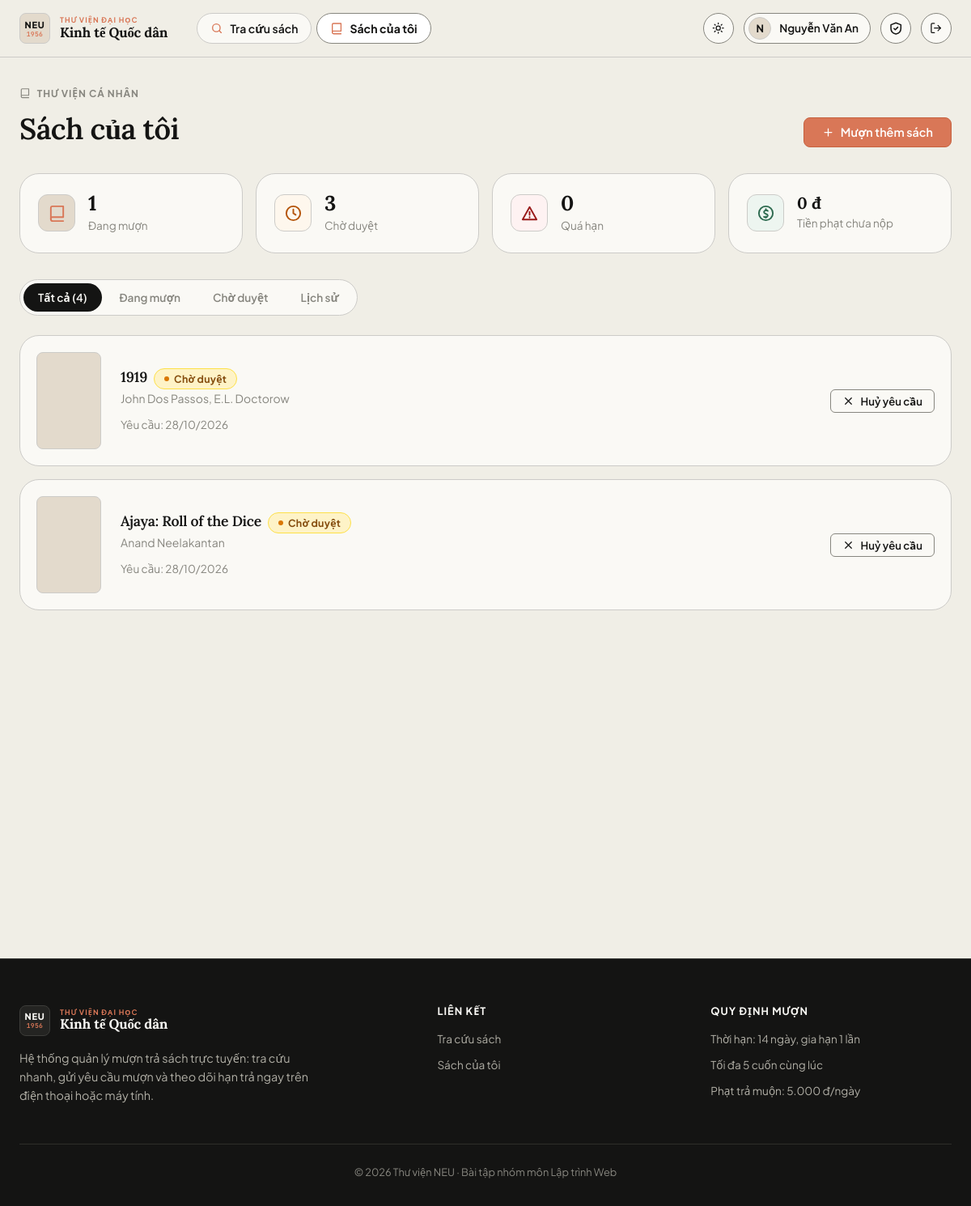
The app's page /my/loans (signed in) with its own data.
### app/models.py (models this page shows, shortened)
class User(UserMixin, db.Model):
    id = db.Column(db.Integer, primary_key=True)
    username = db.Column(db.String(50), unique=True, nullable=False, index=True)
    email = db.Column(db.String(120), unique=True, nullable=False)
    full_name = db.Column(db.String(100), nullable=False)
    student_code = db.Column(db.String(30))
    password_hash = db.Column(db.String(255), nullable=False)
    role = db.Column(db.String(20), nullable=False, default=ROLE_READER)
    active = db.Column(db.Boolean, nullable=False, default=True)
    created_at = db.Column(db.DateTime, default=datetime.now)
    loans = db.relationship("Loan", foreign_keys="Loan.user_id", back_populates="user")
    @property
    def is_active(self):  # Flask-Login: tài khoản bị khoá không đăng nhập được
        return self.active
    @property
    def is_admin(self):
        return self.role == ROLE_ADMIN

class Loan(db.Model):
    id = db.Column(db.Integer, primary_key=True)
    user_id = db.Column(db.Integer, db.ForeignKey("user.id"), nullable=False)
    book_id = db.Column(db.Integer, db.ForeignKey("book.id"), nullable=False)
    status = db.Column(db.String(20), nullable=False, default=LOAN_PENDING, index=True)
    requested_at = db.Column(db.DateTime, default=datetime.now)
    approved_at = db.Column(db.DateTime)
    due_date = db.Column(db.Date)
    returned_at = db.Column(db.DateTime)
    renew_count = db.Column(db.Integer, default=0)
    fine_amount = db.Column(db.Integer, default=0)
    fine_paid = db.Column(db.Boolean, default=False)
    note = db.Column(db.String(255))
    processed_by = db.Column(db.Integer, db.ForeignKey("user.id"))
    user = db.relationship("User", foreign_keys=[user_id], back_populates="loans")
    book = db.relationship("Book", back_populates="loans")
    processor = db.relationship("User", foreign_keys=[processed_by])
    @property
    def is_overdue(self):
        return self.status == LOAN_BORROWING and self.due_date and date.today() > self.due_date
    @property
    def overdue_days(self):
        if self.is_overdue:
            return (date.today() - self.due_date).days
        return 0
    @property
    def current_fine(self):
        if self.status == LOAN_RETURNED:
            return self.fine_amount or 0
        return self.overdue_days * current_app.config["FINE_PER_DAY"]
    @property
    def status_label(self):
        if self.is_overdue:
            return ("Quá hạn", "danger")
        return STATUS_LABELS.get(self.status, (self.status, "secondary"))

class Book(db.Model):
    id = db.Column(db.Integer, primary_key=True)
    title = db.Column(db.String(200), nullable=False, index=True)
    author = db.Column(db.String(120), nullable=False)
    isbn = db.Column(db.String(20))
    publisher = db.Column(db.String(120))
    year = db.Column(db.Integer)
    description = db.Column(db.Text)
    cover_url = db.Column(db.String(500))          # URL ảnh bìa
    location = db.Column(db.String(20))            # Vị trí kệ, vd: "Tủ 03 - Ngăn 07"
    total_copies = db.Column(db.Integer, nullable=False, default=1)
    available_copies = db.Column(db.Integer, nullable=False, default=1)
    category_id = db.Column(db.Integer, db.ForeignKey("category.id"))
    category = db.relationship("Category", back_populates="books")
    loans = db.relationship("Loan", back_populates="book")

### app/blueprints/main.py (the view)
@bp.route("/my/loans")
@login_required
def my_loans():
    loans = Loan.query.filter_by(user_id=current_user.id).order_by(Loan.requested_at.desc()).all()
    return render_template("my_loans.html", loans=loans,
                           unpaid=loan_service.unpaid_fines(current_user))

### app/models.py (called while the page is built)
@login_manager.user_loader
def load_user(user_id):
    return db.session.get(User, int(user_id))

### app/services/loan_service.py (called while the page is built)
def unpaid_fines(user):
    loans = Loan.query.filter(Loan.user_id == user.id, Loan.fine_amount > 0,
                              Loan.fine_paid.is_(False)).all()
    return sum(l.fine_amount for l in loans)

### app/templates/my_loans.html (shortened to what this page needs)
{% extends "base.html" %}
{% from "macros.html" import csrf, icon, cover, status_badge, empty %}
{% block content %}
{% set n_borrow = loans|selectattr('status','equalto','borrowing')|list|length %}
{% set n_pending = loans|selectattr('status','equalto','pending')|list|length %}
{% set n_late = loans|selectattr('is_overdue')|list|length %}
<div class="page-head" data-reveal>
  <div><span class="eyebrow">{{ icon('book') }} Thư viện cá nhân</span><h1 class="mt-1">Sách của tôi</h1></div>
  <a class="btn btn-primary" href="{{ url_for('main.index') }}">{{ icon('plus') }} Mượn thêm sách</a>
</div>
<div class="summary" data-stagger>
  <div class="card sum-card" data-reveal><div class="sum-ico tone-primary">{{ icon('book') }}</div><div><b data-count="{{ n_borrow }}">{{ n_borrow }}</b><span>Đang mượn</span></div></div>
  <div class="card sum-card" data-reveal><div class="sum-ico tone-warning">{{ icon('clock') }}</div><div><b data-count="{{ n_pending }}">{{ n_pending }}</b><span>Chờ duyệt</span></div></div>
  <div class="card sum-card" data-reveal><div class="sum-ico tone-danger">{{ icon('alert') }}</div><div><b data-count="{{ n_late }}">{{ n_late }}</b><span>Quá hạn</span></div></div>
  <div class="card sum-card" data-reveal><div class="sum-ico tone-success">{{ icon('coins') }}</div><div><b style="font-size:1.25rem">{{ unpaid|vnd }}</b><span>Tiền phạt chưa nộp</span></div></div>
</div>
{% if loans %}
<div class="tabs" role="tablist">
  <button class="tab active" data-filter="all">Tất cả ({{ loans|length }})</button>
  <button class="tab" data-filter="borrowing">Đang mượn</button>
  <button class="tab" data-filter="pending">Chờ duyệt</button>
  <button class="tab" data-filter="done">Lịch sử</button>
</div>
<div class="loan-list" data-stagger>
  {% for l in loans %}
  {% set group = 'borrowing' if l.status == 'borrowing' else 'pending' if l.status == 'pending' else 'done' %}
  <article class="card loan-card" data-reveal data-group="{{ group }}"
    {% if l.status == 'borrowing' and l.due_date %}data-due="{{ l.due_date.isoformat() }}" data-start="{{ l.approved_at.isoformat() if l.approved_at }}"{% endif %}>
    {{ cover(l.book) }}
    <div class="loan-info">
      <div class="flex items-center gap-1 wrap">
        <h3><a href="{{ url_for('main.book_detail', book_id=l.book_id) }}" style="color:inherit">{{ l.book.title }}</a></h3>
        {{ status_badge(l) }}
      </div>
      <div class="muted small">{{ l.book.author }}</div>
      <div class="loan-meta">
        <span>Yêu cầu: {{ l.requested_at|dt('%d/%m/%Y') }}</span>
      </div>
    </div>
    <div class="loan-actions">
      {% if l.status == 'pending' %}
        <form method="post" action="{{ url_for('main.cancel', loan_id=l.id) }}" data-confirm="Bạn có chắc chắn muốn huỷ yêu cầu mượn cuốn “{{ l.book.title }}”?">{{ csrf() }}<button class="btn btn-ghost btn-sm">{{ icon('x') }} Huỷ yêu cầu</button></form>
      {% endif %}
    </div>
  </article>
  {% endfor %}
</div>
{% else %}
<div class="card">{{ empty('📚', 'Chưa có yêu cầu hoặc lượt mượn nào', 'Khám phá kho sách thư viện và gửi yêu cầu mượn ấn bản bạn quan tâm.') }}<div class="center" style="padding-bottom:36px"><a class="btn btn-primary" href="{{ url_for('main.index') }}">Tra cứu sách</a></div></div>
{% endif %}
{% endblock %}

### app/templates/base.html (shortened to what this page needs)
{% from "macros.html" import icon %}
<!doctype html>
<html lang="vi">
<head>
  <link rel="stylesheet" href="{{ url_for('static', filename='css/style.css') }}">
</head>
<body>
<header class="navbar">
  <div class="container nav-inner">
    <a class="brand" href="{{ url_for('main.index') }}" aria-label="Trang chủ Thư viện NEU">
      <span class="brand-monogram">
        <span class="mono-code">NEU</span>
        <span class="mono-year">1956</span>
      </span>
      <span class="brand-text">
        <span class="brand-sub">Thư viện đại học</span>
        <span class="brand-main">Kinh tế Quốc dân</span>
      </span>
    </a>
    <nav class="nav-links" id="nav-links">
      <a class="nav-link {{ 'active' if request.endpoint in ('main.index','main.book_detail') }}" href="{{ url_for('main.index') }}">{{ icon('search') }} Tra cứu sách</a>
      {% if current_user.is_authenticated and not current_user.is_admin %}
      <a class="nav-link {{ 'active' if request.endpoint == 'main.my_loans' }}" href="{{ url_for('main.my_loans') }}">{{ icon('book') }} Sách của tôi</a>
      {% endif %}
    </nav>
    <div class="nav-actions">
      <button class="icon-btn theme-toggle" type="button" aria-label="Đổi giao diện sáng/tối">
        <span class="sun">{{ icon('sun') }}</span><span class="moon">{{ icon('moon') }}</span>
      </button>
      {% if current_user.is_authenticated %}
        <div class="user-chip"><span class="avatar">{{ current_user.full_name[:1]|upper }}</span><span class="name">{{ current_user.full_name }}</span></div>
        <a class="icon-btn" href="{{ url_for('auth.change_password') }}" aria-label="Đổi mật khẩu" title="Đổi mật khẩu">{{ icon('shield') }}</a>
        <form method="post" action="{{ url_for('auth.logout') }}">
          <button class="icon-btn" aria-label="Đăng xuất" title="Đăng xuất">{{ icon('logout') }}</button>
        </form>
      {% else %}
        <a class="btn btn-ghost btn-sm" href="{{ url_for('auth.login') }}">Đăng nhập</a>
        <a class="btn btn-primary btn-sm" href="{{ url_for('auth.register') }}">Đăng ký</a>
      {% endif %}
    </div>
  </div>
</header>
<main id="main-content">
  <div class="container">{% block content %}{% endblock %}</div>
</main>
<footer class="footer">
  <div class="container">
    <div class="footer-grid">
      <div>
        <a class="brand" href="{{ url_for('main.index') }}" aria-label="Trang chủ Thư viện NEU">
          <span class="brand-monogram">
            <span class="mono-code">NEU</span>
            <span class="mono-year">1956</span>
          </span>
          <span class="brand-text">
            <span class="brand-sub">Thư viện đại học</span>
            <span class="brand-main">Kinh tế Quốc dân</span>
          </span>
        </a>
        <p class="muted mt-2" style="max-width:380px">Hệ thống quản lý mượn trả sách trực tuyến: tra cứu nhanh, gửi yêu cầu mượn và theo dõi hạn trả ngay trên điện thoại hoặc máy tính.</p>
      </div>
      <div><h4>Liên kết</h4><ul>
        <li><a href="{{ url_for('main.index') }}">Tra cứu sách</a></li>
        {% if current_user.is_authenticated and not current_user.is_admin %}<li><a href="{{ url_for('main.my_loans') }}">Sách của tôi</a></li>{% endif %}
      </ul></div>
      <div><h4>Quy định mượn</h4><ul class="muted">
        <li>Thời hạn: {{ config.LOAN_DAYS }} ngày, gia hạn {{ config.MAX_RENEWALS }} lần</li>
        <li>Tối đa {{ config.MAX_ACTIVE_LOANS }} cuốn cùng lúc</li>
        <li>Phạt trả muộn: {{ '{:,}'.format(config.FINE_PER_DAY).replace(',', '.') }} đ/ngày</li>
      </ul></div>
    </div>
    <div class="copy">© 2026 Thư viện NEU · Bài tập nhóm môn Lập trình Web</div>
  </div>
</footer>
</body>
</html>

### app/templates/macros.html (shortened to what this page needs)
{% macro icon(name) %}<svg class="icon" viewBox="0 0 24 24" aria-hidden="true">{{ _icons[name]|safe }}</svg>{% endmacro %}
{% macro status_badge(loan) %}
  {% set l = loan.status_label %}<span class="badge badge-{{ 'warning' if l[1]=='warning' else 'primary' if l[1]=='primary' else 'success' if l[1]=='success' else 'danger' if l[1]=='danger' else 'secondary' }}">{{ l[0] }}</span>
{% endmacro %}
{% macro cover(book, cls='') %}
{% if book.cover_url %}
<div class="cover cover-img {{ cls }}">
</div>
{% else %}
<div class="cover c{{ (book.category_id or 0) % 6 }} {{ cls }}"><div class="cover-in">
  <span class="cover-cat">{{ book.category.name if book.category else 'Sách' }}</span>
  <span class="cover-title">{{ book.title }}</span>
  <span class="cover-author">{{ book.author }}</span>
</div></div>
{% endif %}
{% endmacro %}

### records on screen
User: full_name "N", full_name "Nguyễn Văn An"
Loan: book "1919", l "Chờ duyệt", book.author "John Dos Passos, E.L. Doctorow", requested_at|dt "28/10/2026"
Loan: book "Ajaya: Roll of the Dice", l "Chờ duyệt", book.author "Anand Neelakantan", requested_at|dt "28/10/2026"

### other values on screen
{{ n_borrow }} "1"
{{ n_pending }} "3"
{{ n_late }} "0"
{{ unpaid|vnd }} "0 đ"
{{ loans|length }} "4"
{{ config.LOAN_DAYS }} "14"
{{ config.MAX_RENEWALS }} "1"
{{ config.MAX_ACTIVE_LOANS }} "5"
{{ '{:,}'.format(config.FINE_PER_DAY).replace(',', '.') }} "5.000"
